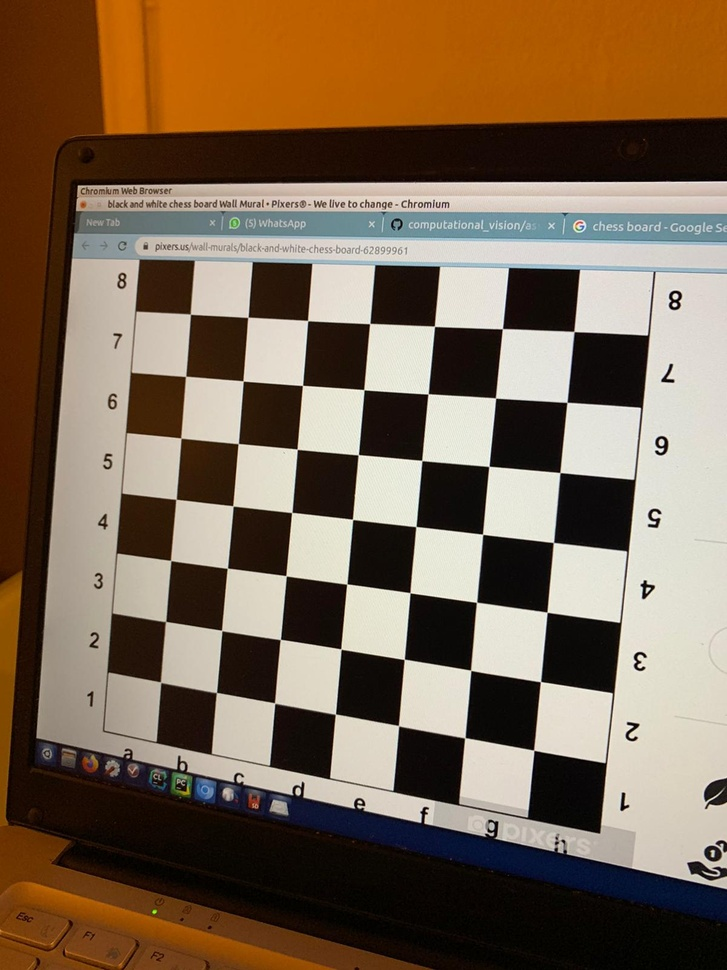
#> input picture assignment1/photos/1.jpeg, 727 x 970 px, shrunk from 1200 x 1600 before the run, found by its file name; its folder holds only this picture in this run
$ python q_2.py   (Python 2 division)
#> lines starting #> are read from the running program, lines starting #| are printed output that depends on the picture
import cv2
import numpy as np
from pprint import pprint

import matplotlib.pyplot as plt
from matplotlib.pyplot import imshow, figure
from mpl_toolkits.mplot3d import Axes3D
from IPython.display import display, Math, Markdown
paths_nums = range(1, 5)  # 21
paths = ["/home/mypc/bgu/vision/computational_vision/assignment1/photos/{}.jpeg".format(num) for num in paths_nums]
world_points_list = []
corners_list = []
shape=None
images = []
for path in paths:
    # print path
    chess_img = cv2.imread(path, cv2.IMREAD_GRAYSCALE)
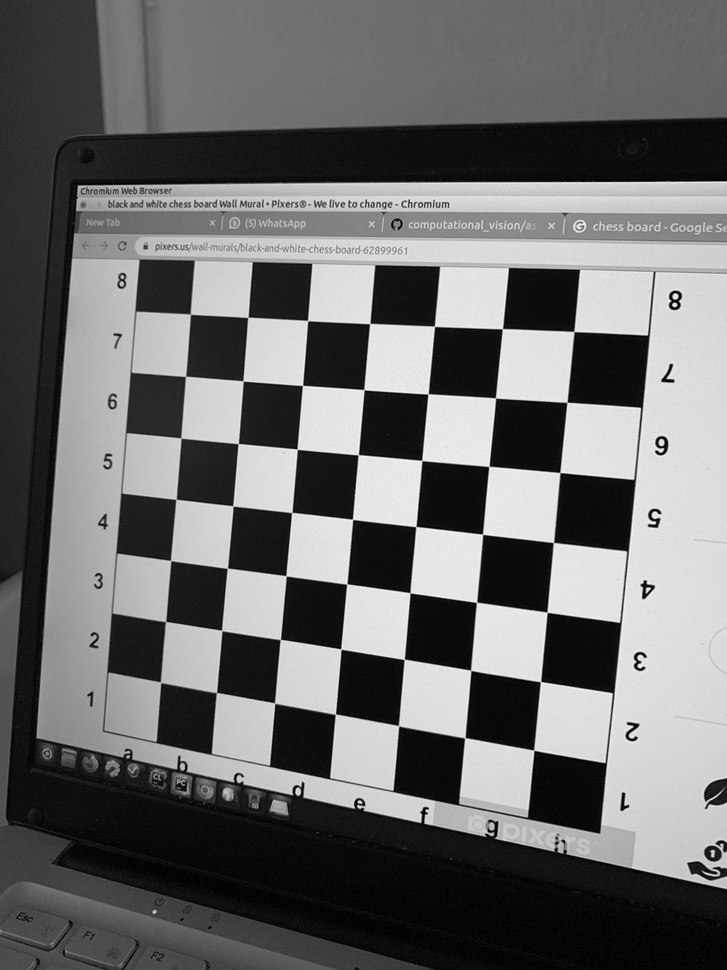
#> chess_img: shape (970, 727); min 0, max 254, mean 107.2
    images.append(chess_img)
    # cv2.imshow("bla", chess_img)
    # cv2.waitKey(0)

    pattern_size = (7, 7)
    found, corners = cv2.findChessboardCorners(chess_img, pattern_size)
#> found = True; corners = 49 rows, first 8: [190.4, 314.3], [247.9, 317.3], [307.7, 320.6], [369.7, 323.6], [434.5, 326.2], [502.4, 328.6], [574, 331.4], [185.7, 376.3]
    corners_list.append(corners)
    # print(corners)
    # print(found)
    color = cv2.cvtColor(chess_img, cv2.COLOR_GRAY2RGB)
    cv2.drawChessboardCorners(color, pattern_size, corners, found)
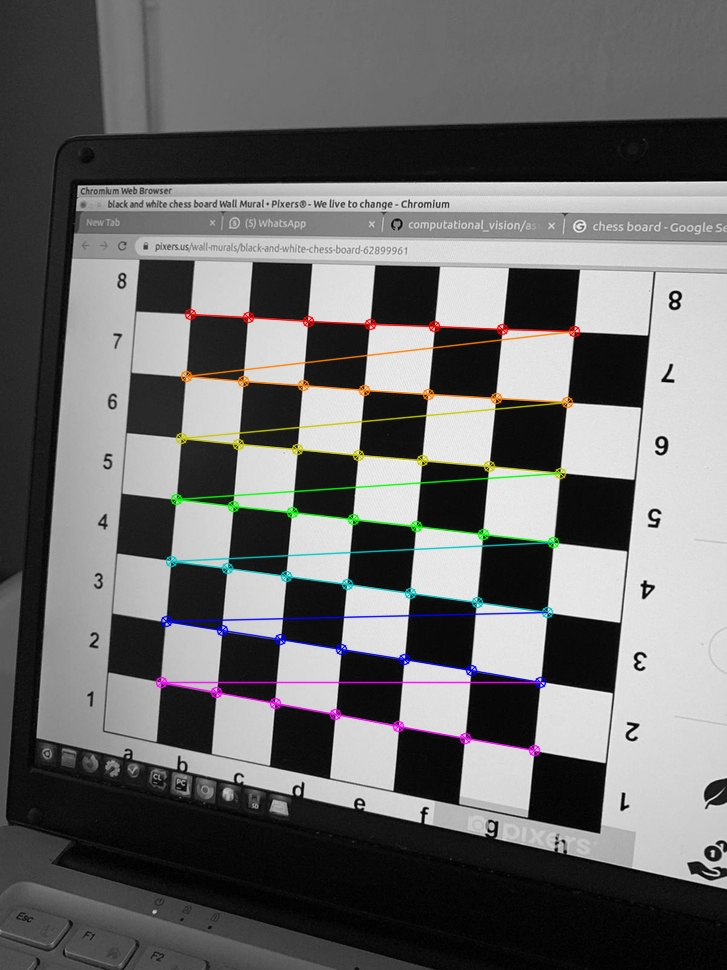
#> color: shape (970, 727, 3); mean B, G, R 106.8, 107, 107.2
    # cv2.imshow('img', color)
    # cv2.waitKey(0)
    # imshow(with_corners, figure=figure(figsize=(10, 10)))

    from itertools import product

    xs, ys = pattern_size
    world_points = np.array(
        [(x, y, 0) for y, x in product(range(ys), range(xs))],
                            dtype=np.float32)

    world_points_list.append(world_points)
    shape = chess_img.shape
#> shape = (970, 727)
#> (the run stopped early here; a loop or call above may not have finished)
